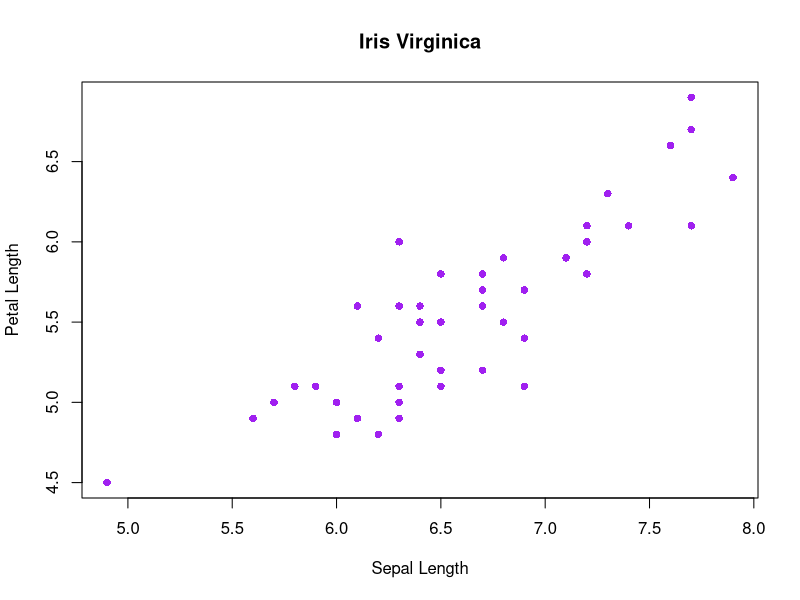
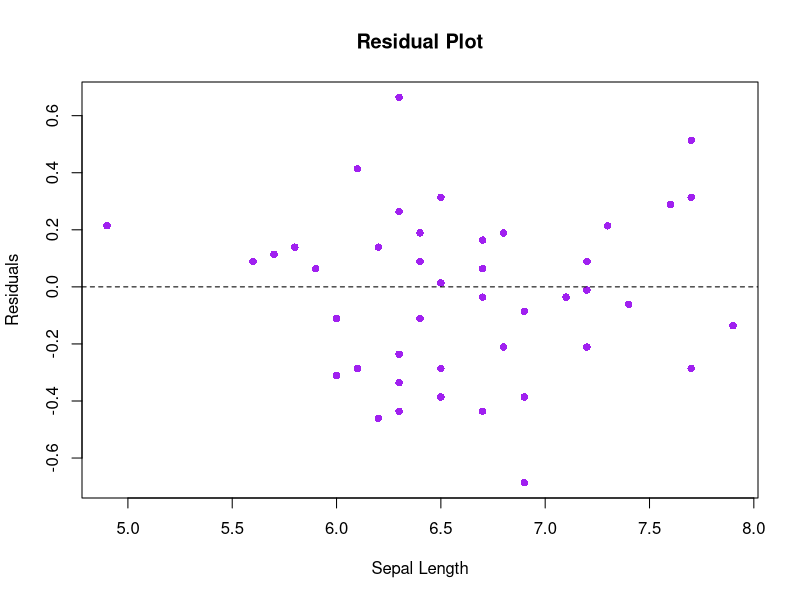
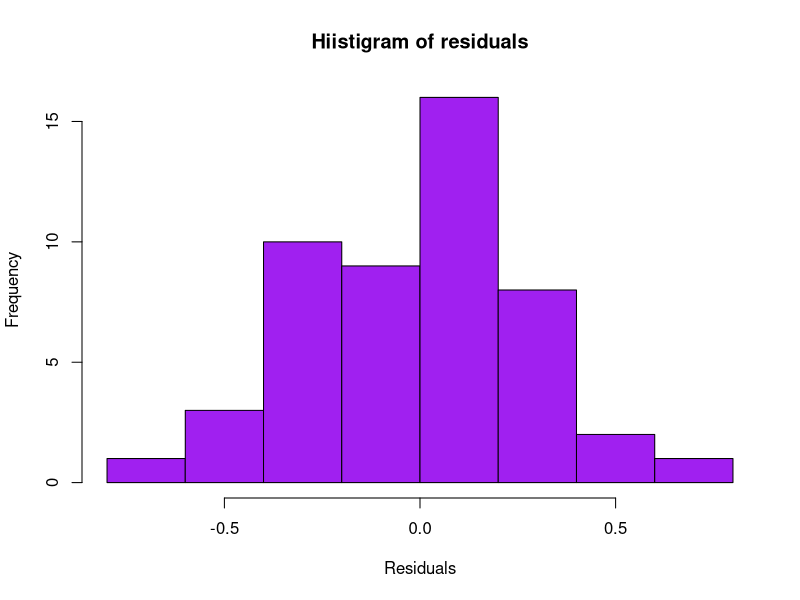
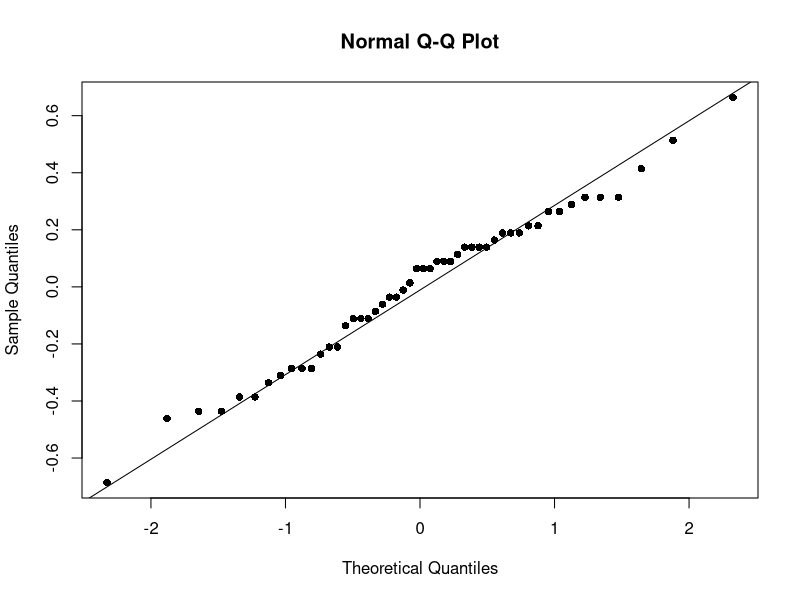

The R script that drew these images, in order:
##2/28/22 Practice w Linear Regression 
#Gabrielle Sorresso 

##subset for iris virginica 
flower <- iris[iris$Species == "virginica",]

#linear model relating petal length to spel length 
fit <- lm(flower$Petal.Length~flower$Sepal.Length)

#view results 
summary(fit)

##create a scatter plot 
plot(flower$Sepal.Length, flower$Petal.Length, 
     main ="Iris Virginica",
     xlab ="Sepal Length",
     ylab ="Petal Length",
     col ="purple", pch = 16)

##plot the residuals, which are stored in regression summary 
plot(flower$Sepal.Length, summary(fit)$residuals,
     main = "Residual Plot",
     xlab = "Sepal Length",
     ylab = "Residuals",
     col = "purple", 
     pch = 16)
#add horizontal line at 0 for reference 
abline(h=0, 
       lty = "dashed")

#histogram of residuals 
hist(summary(fit)$residuals, 
     main = "Hiistigram of residuals", 
     xlab = "Residuals", 
     col = "purple")

#shapiro wilks test 
shapiro.test(summary(fit)$residuals)

##qq plot 
qqnorm(summary(fit)$residuals, pch = 16)

qqline(summary(fit)$residuals, datax = FALSE, distribution = qnorm, 
       probs = c(0.25, 0.75), qtype = 7, pch = 16)